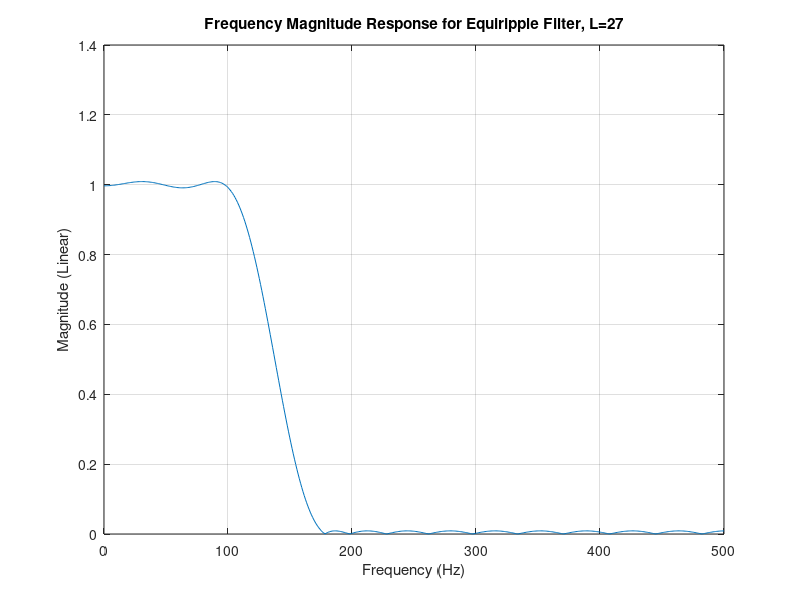

This chart was generated by the following MATLAB code:
% EE125 Project 6 - FIR Filter Design
% December 7, 2024
%% Part 2: Equirriple Filter Design by Parks-McClellan
% Design a filter with this spec:
% Fs = 1000Hz, Fc = 100Hz (Lowpass), Ripple is max +/- 2%
% F > 175Hz, attenuation should be at least 40dB.

Fs = 1000;  % Hz
Fc = 100;   % Hz
Fstopband = 175; % Hz
max_passband_distortion = 0.02;
transitionband_width = 175 - Fc; % Hz
stopband_attenuation = 40; % dB

%% Determine Filter Length
% Given equation for estimation (too low, attenuation too low)
L_est = (stopband_attenuation * Fs) / (22 * transitionband_width);

% Equation 10.2.97? Not necessary, just increment our picked L.
% Needs to be odd, whole for low pass (one point at F = 0Hz)
% L = 25 doesn't work. Stopband Attenuation is not 40dB.
L_pick = 27;
order = L_pick - 1;

% firpm uses normalized frequency points. Need to normalize Fstopband, Fc.
Fc_norm = Fc * (2 / Fs);
Fstopband_norm = Fstopband * (2 / Fs);

% From range [0, 1], where 1 is the Nyquist Frequency (so why we normalize)
freq_pts = [0, Fc_norm, Fstopband_norm, 1];

% Desired amplitudes at frequencies between pairs of points
% So from F = 0 to F = Fc_norm, desired amplitude is 1 for LPF.
desired_amp = [1, 1, 0, 0];

%% Run the filter designer :D
h = firpm(order, freq_pts, desired_amp);

H = freqz(h);

% Plot with the normalized frequencies
f_norm = linspace(0, Fs/2, length(H));

% Error
plot(f_norm, abs(H));
% For dB
% plot(f_norm, mag2db(abs(H)));
xlabel("Frequency (Hz)");
% ylabel("Magnitude (dB)");
ylabel("Magnitude (Linear)");
title("Frequency Magnitude Response for Equiripple Filter, L=27");
grid on
